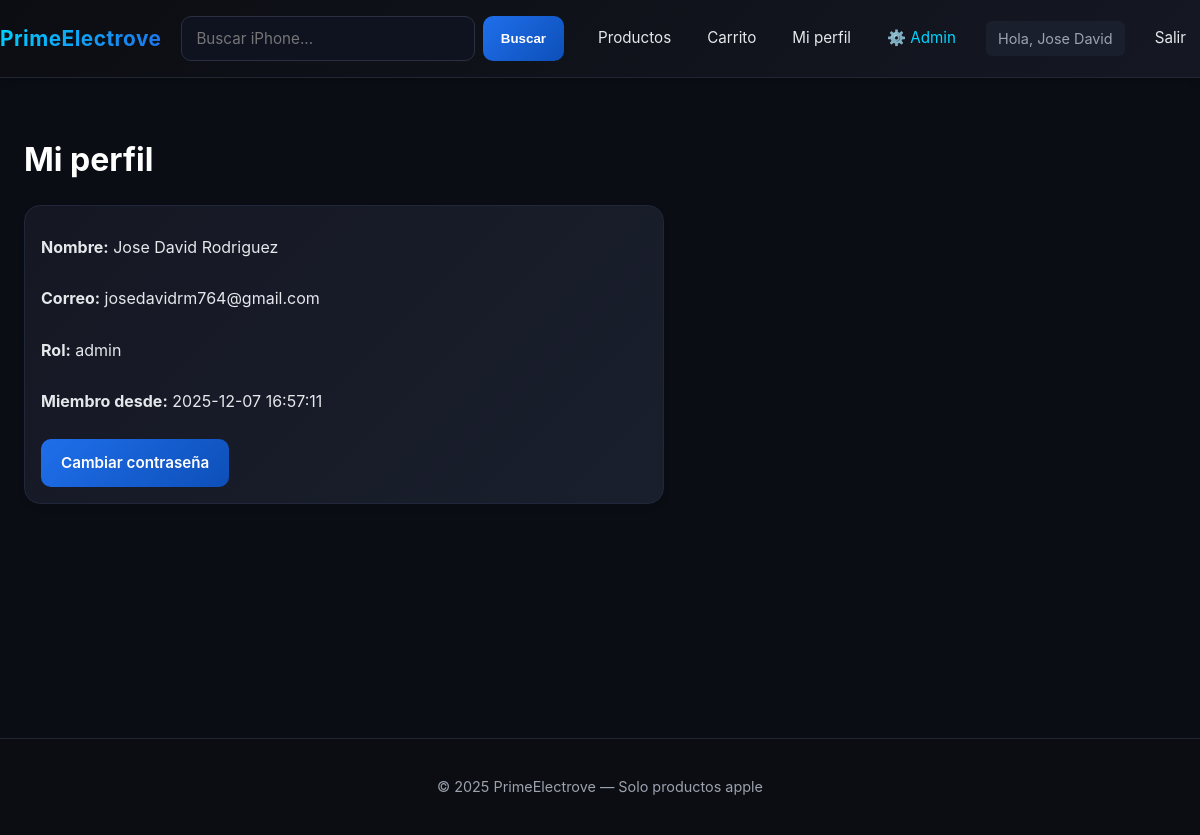
/profile.php (signed in), run on the app's committed database.
### tables this page shows
CREATE TABLE `usuarios` (
  `id` int(11) NOT NULL,
  `nombre` varchar(100) NOT NULL,
  `apellido` varchar(100) NOT NULL,
  `correo` varchar(150) NOT NULL,
  `password_hash` varchar(255) NOT NULL,
  `rol` enum('user','admin') NOT NULL DEFAULT 'user',
  `creado_en` timestamp NOT NULL DEFAULT current_timestamp()
);

### helpers.php (called while the page is built, shortened)
<?php
function h(?string $s): string {
    return htmlspecialchars($s ?? '', ENT_QUOTES, 'UTF-8');
}

### profile.php (the view, shortened to what this page needs)
<?php
require_once __DIR__ . '/config.php';
require_once __DIR__ . '/helpers.php';
$stmt = $pdo->prepare("SELECT id, nombre, apellido, correo, rol, creado_en FROM usuarios WHERE id = ?");
$stmt->execute([current_user_id()]);
$user = $stmt->fetch();
require_once __DIR__ . '/header.php';
?>
<h1>Mi perfil</h1>
<div class="card" style="padding:16px; max-width:640px;">
  <p><strong>Nombre:</strong> <?= h($user['nombre'] . ' ' . $user['apellido']) ?></p>
  <p><strong>Correo:</strong> <?= h($user['correo']) ?></p>
  <p><strong>Rol:</strong> <?= h($user['rol']) ?></p>
  <p><strong>Miembro desde:</strong> <?= h($user['creado_en']) ?></p>
  <div style="margin-top:12px;">
    <a class="btn" href="password.php">Cambiar contraseña</a>
  </div>
</div>
<?php require_once __DIR__ . '/footer.php'; ?>

### styles.css (style rules this page uses)
* { box-sizing: border-box; margin: 0; padding: 0; }
html, body { margin: 0; padding: 0; height: 100%; }
body { font-family: -apple-system, BlinkMacSystemFont, 'Segoe UI', Roboto, 'Helvetica Neue', Arial, sans-serif; background: #0a0e14; color: #e5e7eb; line-height: 1.6; }
h1 { font-size: 2rem; margin: 24px 0 20px 0; font-weight: 700; color: #fff; }
p { margin: 12px 0; line-height: 1.7; }
.card { background: linear-gradient(135deg, #151823 0%, #1a1f2d 100%); border: 1px solid #21273a; border-radius: 16px; overflow: hidden; display: flex; flex-direction: column; transition: all 0.3s ease; box-shadow: 0 4px 6px rgba(0,0,0,0.1); }
.btn { padding: 12px 20px; border: none; border-radius: 10px; cursor: pointer; color: #fff; background: linear-gradient(135deg, #1f6feb 0%, #0d4fb8 100%); font-weight: 600; font-size: 0.95rem; transition: all 0.2s ease; text-align: center; text-decoration: none; display: inline-block; }
a { color: #00d4ff; transition: color 0.2s ease; }
.card { animation: fadeIn 0.4s ease-out; }

### data on the page
usuarios: nombre+apellido "Jose David Rodriguez", correo "josedavidrm764@gmail.com", rol "admin", creado_en "2025-12-07 16:57:11"

### other printed values
current_user_name() "Jose David"
